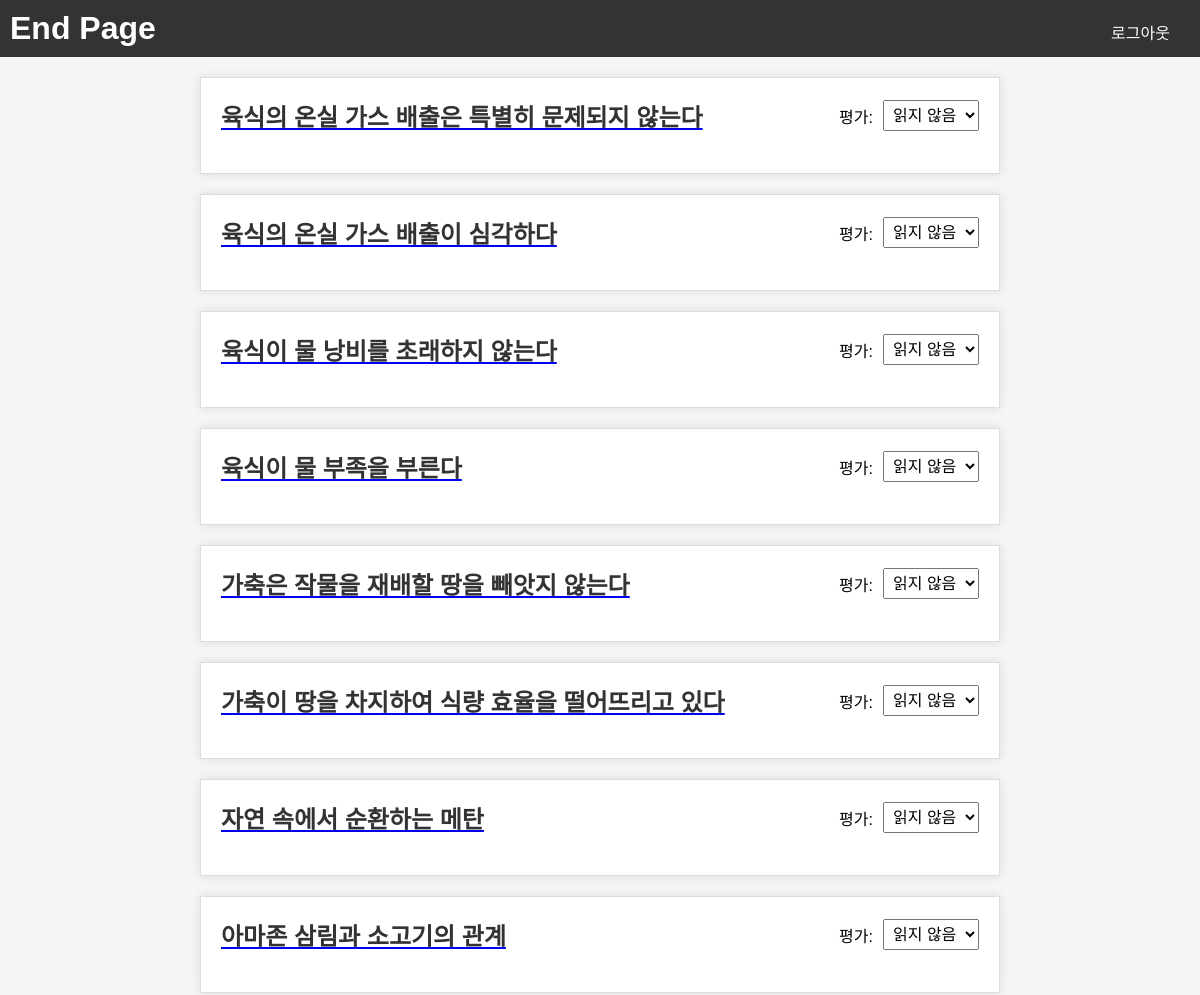
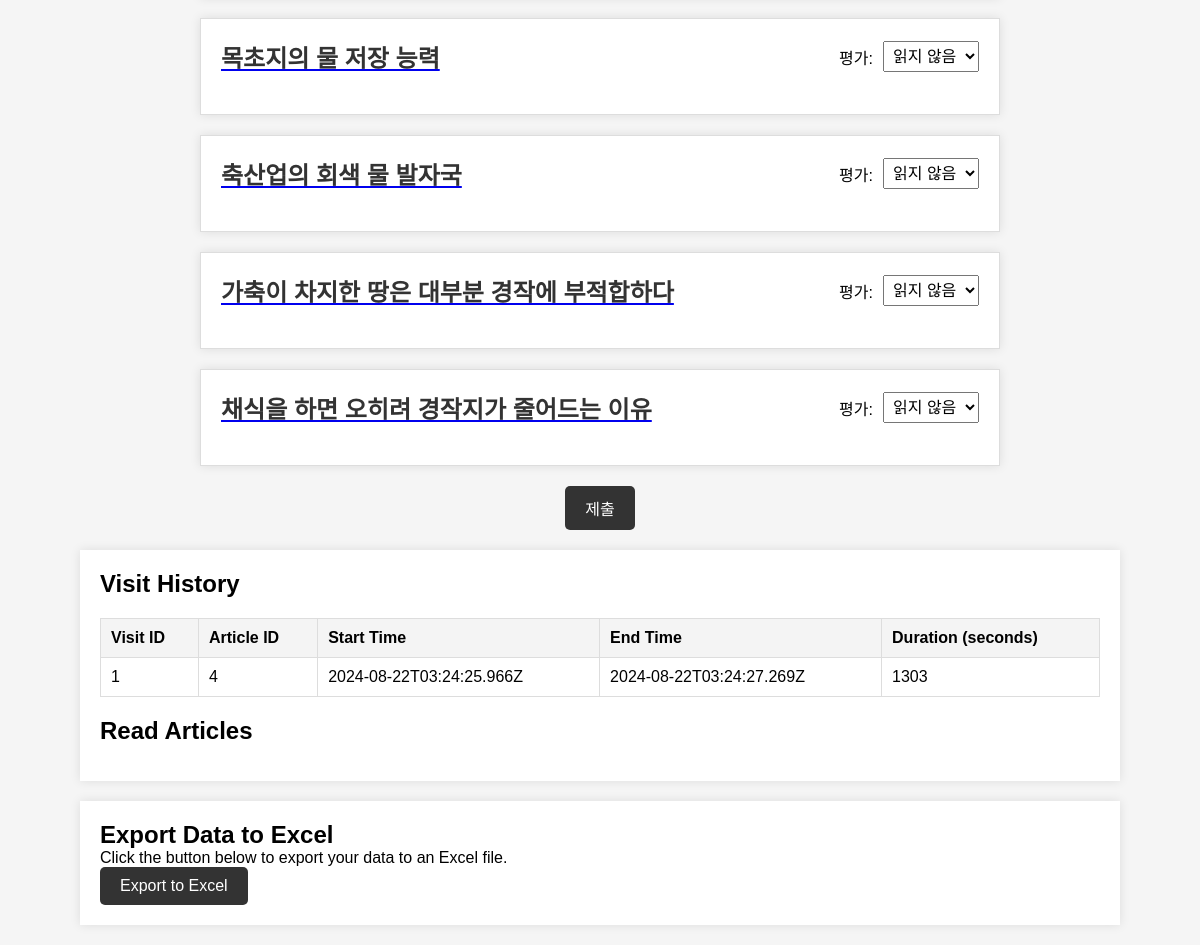
/end (signed in), run on the app's committed database (2 pictures, top to bottom).
### app.py (models this page shows)
class Article(db.Model):
    id = db.Column(db.Integer, primary_key=True)
    title = db.Column(db.String(100), nullable=False)
    content = db.Column(db.Text, nullable=False)
    author_name = db.Column(db.String(100))  # 저자 이름
    author_occupation = db.Column(db.String(100))  # 저자 직업
    author_email = db.Column(db.String(100))  # 저자 이메일
    author_description = db.Column(db.Text)  # 저자 설명
    display_on_index = db.Column(db.Boolean, default=False)
    ratings = db.relationship('Rating', backref='article', lazy=True)

class Visit(db.Model):
    id = db.Column(db.Integer, primary_key=True)
    user_id = db.Column(db.Integer, db.ForeignKey('user.id', name='fk_visit_user'), nullable=False)
    article_id = db.Column(db.String(255), nullable=False)
    start_time = db.Column(db.String(255), nullable=False)
    end_time = db.Column(db.String(255), nullable=False)
    duration = db.Column(db.Integer, nullable=False)
    author_info_clicked = db.Column(db.Boolean, default=False)  # 추가된 필드

### app.py (the view)
@app.route('/end')
def end_page():
    visit_history = Visit.query.filter_by(user_id=session['user_id']).all()
    articles = Article.query.all()
    return render_template('end.html', visit_history=visit_history, articles=articles)

### templates/end.html (shortened to what this page needs)
<!DOCTYPE html>
<html lang="en">
<head>
    <link rel="stylesheet" type="text/css" href="/static/styles.css">
</head>
<body>
    <header>
        <h1>End Page</h1>
        <div class="logout-container">
            <a href="{{ url_for('login') }}" class="logout-button">로그아웃</a>
        </div>
    </header>
    <form action="/rate" method="post" onsubmit="showCompletionMessage()">
        {% for article in articles %}
        <div class="article">
            <div class="article-header">
                <a href="/article/{{ article.id }}" class="article-link">
                    <h3 class="article-title">{{ article.title }}</h3>
                </a>
                <div class="rating-section">
                    <label for="rating_{{ article.id }}">평가:</label>
                    <select name="rating_{{ article.id }}" id="rating_{{ article.id }}">
                        <option value="0">읽지 않음</option>
                    </select>
                </div>
            </div>
        </div>
        {% endfor %}
        <input type="submit" value="제출">
    </form>
    <div class="container">
        <h2>Visit History</h2>
        <table>
            <thead>
                <tr>
                    <th>Visit ID</th>
                    <th>Article ID</th>
                    <th>Start Time</th>
                    <th>End Time</th>
                    <th>Duration (seconds)</th>
                </tr>
            </thead>
            <tbody>
                {% for visit in visit_history %}
                    <tr>
                        <td>{{ visit.id }}</td>
                        <td>{{ visit.article_id }}</td>
                        <td>{{ visit.start_time }}</td>
                        <td>{{ visit.end_time }}</td>
                        <td>{{ visit.duration }}</td>
                    </tr>
                {% endfor %}
            </tbody>
        </table>
        <h2>Read Articles</h2>
    </div>
    {% if session['user_name'] %}
    <div class="container">
        <h2>Export Data to Excel</h2>
        <p>Click the button below to export your data to an Excel file.</p>
        <a href="/export-to-excel" class="export-button">Export to Excel</a>
    </div>
    {% endif %}
</body>
</html>

### static/styles.css (style rules this page uses)
body, h1, h2, p { margin: 0; padding: 0; }
body { font-family: Arial, sans-serif; background-color: #f5f5f5; }
header { background-color: #333; color: #fff; padding: 10px; text-align: center; display: flex; justify-content: space-between; align-items: center; }
.container { max-width: 80%; margin: 20px auto; padding: 20px; background-color: #fff; box-shadow: 0 0 10px rgba(0, 0, 0, 0.1); margin-top: 70px; }
.article { width: 100%; border: 1px solid #ddd; padding: 10px; margin: 10px 0; cursor: pointer; box-sizing: border-box; background-color: #fff; }
.article-header { display: flex; justify-content: center; }
input[type="submit"] { display: inline-block; padding: 10px 20px; background-color: #333; color: #fff; border: none; border-radius: 5px; font-size: 16px; cursor: pointer; transition: background-color 0.3s, transform 0.2s; text-align: center; text-decoration: none; }

### templates/end.html (style rules this page uses)
.article { width: 100%; max-width: 800px; border: 1px solid #ddd; padding: 20px; margin: 20px auto; box-shadow: 0 0 10px rgba(0, 0, 0, 0.1); background-color: #fff; }
.article-header { display: flex; justify-content: space-between; align-items: center; margin-bottom: 20px; }
.article-header h3 { font-size: 24px; margin: 0; cursor: pointer; color: #333; text-decoration: none; }
.rating-section { display: flex; align-items: center; }
.rating-section label { margin-right: 10px; }
.rating-section select { padding: 5px; font-size: 16px; }
input[type="submit"] { display: block; margin: 20px auto; padding: 10px 20px; background-color: #333; color: #fff; border: none; border-radius: 5px; font-size: 16px; cursor: pointer; transition: background-color 0.3s, transform 0.2s; text-align: center; }
.container { max-width: 1000px; margin: 20px auto; padding: 20px; background-color: #fff; box-shadow: 0 0 10px rgba(0, 0, 0, 0.1); }
.export-button { display: inline-block; padding: 10px 20px; background-color: #333; color: #fff; border: none; border-radius: 5px; text-decoration: none; font-size: 16px; text-align: center; transition: background-color 0.3s, transform 0.2s; }
table { width: 100%; border-collapse: collapse; margin: 20px 0; }
table th, table td { padding: 10px; border: 1px solid #ddd; text-align: left; }
table th { background-color: #f4f4f4; }
.logout-button { display: inline-block; padding: 10px 20px; background-color: #333; color: #fff; border: none; border-radius: 5px; text-decoration: none; font-size: 16px; text-align: center; cursor: pointer; transition: background-color 0.3s, transform 0.2s; }
.logout-container { position: fixed; right: 10px; top: 10px; }

### data on the page
Article: title "육식의 온실 가스 배출은 특별히 문제되지 않는다", id "읽지 않음"
Article: title "육식의 온실 가스 배출이 심각하다", id "읽지 않음"
Article: title "육식이 물 낭비를 초래하지 않는다", id "읽지 않음"
Article: title "육식이 물 부족을 부른다", id "읽지 않음"
Article: title "가축은 작물을 재배할 땅을 빼앗지 않는다", id "읽지 않음"
Article: title "가축이 땅을 차지하여 식량 효율을 떨어뜨리고 있다", id "읽지 않음"
Article: title "자연 속에서 순환하는 메탄", id "읽지 않음"
Article: title "아마존 삼림과 소고기의 관계", id "읽지 않음"
Article: title "목초지의 물 저장 능력", id "읽지 않음"
Article: title "축산업의 회색 물 발자국", id "읽지 않음"
Article: title "가축이 차지한 땅은 대부분 경작에 부적합하다", id "읽지 않음"
Article: title "채식을 하면 오히려 경작지가 줄어드는 이유", id "읽지 않음"
Visit: id "1", article_id "4", start_time "2024-08-22T03:24:25.966Z", end_time "2024-08-22T03:24:27.269Z", duration "1303"
